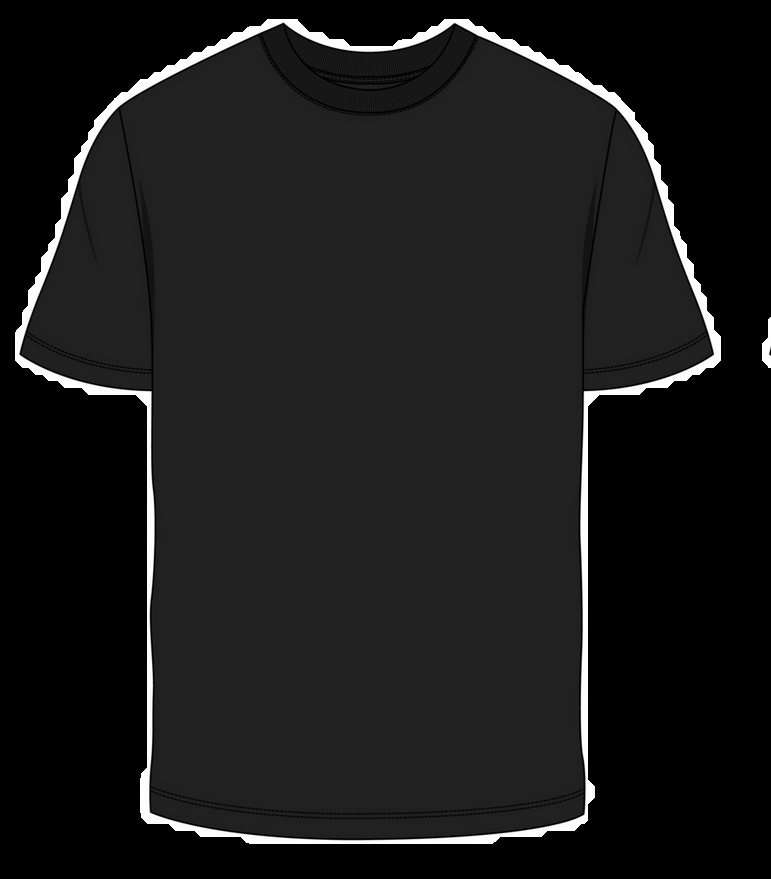
#> input picture assests/garments/front_seg.png, 771 x 879 px, found by its file name
$ python visualize_garment_control_points.py
#> lines starting #> are read from the running program, lines starting #| are printed output that depends on the picture; after the words box and inside, x2 and y2 are one past the last pixel; in counts of white or black regions, pixels touching at a corner belong together
### src/garment_mapping.py
"""
Garment Control Point Mapping System

Defines how garment template control points map to COCO pose keypoints.
This module handles the critical task of establishing correspondence between
pre-segmented garment images and detected human pose landmarks.

COCO 17-Point Keypoint Format (YOLOv8-pose):
    0: nose          1: left_eye       2: right_eye
    3: left_ear      4: right_ear
    5: left_shoulder 6: right_shoulder
    7: left_elbow    8: right_elbow
    9: left_wrist    10: right_wrist
    11: left_hip     12: right_hip
    13: left_knee    14: right_knee
    15: left_ankle   16: right_ankle
"""

import numpy as np
from typing import Dict, List, Tuple, Optional, Any
import cv2


# COCO keypoint indices for reference
COCO_KEYPOINTS = {
    'nose': 0, 'left_eye': 1, 'right_eye': 2,
    'left_ear': 3, 'right_ear': 4,
    'left_shoulder': 5, 'right_shoulder': 6,
    'left_elbow': 7, 'right_elbow': 8,
    'left_wrist': 9, 'right_wrist': 10,
    'left_hip': 11, 'right_hip': 12,
    'left_knee': 13, 'right_knee': 14,
    'left_ankle': 15, 'right_ankle': 16
}


class GarmentMapping:
    """
    Defines control point mappings for different garment types.

    Each garment type has a set of normalized control points (in garment space, 0-1)
    that map to specific COCO pose keypoints (in body space, pixel coordinates).
    """

    @staticmethod
    def get_shirt_front_mapping() -> Dict[str, Any]:
        """
        Control point mapping for front-view shirt/top garment.

        Strategy for shirt fitting:
        - Shoulders define top width
        - Collar area maps to neck (interpolated from shoulders)
        - Sides follow torso contour (shoulders -> hips)
        - Bottom hem maps to hip line
        - Sleeves extend to elbows (optionally wrists for long sleeves)

        Returns:
            Dictionary with 'control_points_normalized' and 'keypoint_mapping'
        """
        # Define control points on the garment template (normalized 0-1 coordinates)
        # These are strategic points on a flat garment image that will be warped
        # Format: (x_norm, y_norm) where 0,0 is top-left, 1,1 is bottom-right
        # NOTE: These coordinates are auto-detected from the actual garment image structure

        control_points_normalized = {
            # Collar/neck region (top ~9% of garment)
            'neck_center': (0.475, 0.086),
            'neck_left': (0.195, 0.086),
            'neck_right': (0.756, 0.086),

            # Shoulder line (at ~26% height - widest point in upper region)
            'shoulder_left': (0.071, 0.255),
            'shoulder_right': (0.873, 0.255),

            # Chest area (~35% height - for better fit)
            'chest_left': (0.034, 0.349),
            'chest_right': (0.916, 0.349),
            'chest_center': (0.475, 0.349),  # Added center for better chest fit

            # Mid-torso (~47% height - for smoother waist transition)
            'mid_torso_left': (0.120, 0.470),
            'mid_torso_right': (0.830, 0.470),

            # Waist/torso sides (~59% height)
            'waist_left': (0.191, 0.585),
            'waist_right': (0.761, 0.585),
            'waist_center': (0.475, 0.585),  # Added center for better waist fit

            # Lower torso (~72% height - for better hip transition)
            'lower_torso_left': (0.186, 0.720),
            'lower_torso_right': (0.761, 0.720),

            # Hip/bottom hem (~89% height)
            'hip_left': (0.182, 0.885),
            'hip_center': (0.471, 0.885),
            'hip_right': (0.761, 0.885),

            # Sleeve control points (for better arm fitting)
            'sleeve_left_mid': (0.071, 0.303),
            'sleeve_right_mid': (0.873, 0.303),
            'sleeve_left_end': (0.006, 0.416),
            'sleeve_right_end': (0.994, 0.416),

            # Underarm points for better sleeve-to-body transition
            'underarm_left': (0.150, 0.380),
            'underarm_right': (0.850, 0.380),
        }

        # Map each garment control point to COCO keypoint(s) or interpolation
        # Format: keypoint_index or ['interpolate', kp1, kp2, weight]
        keypoint_mapping = {
            # Neck maps to midpoint between shoulders with offset toward head
            'neck_center': ['interpolate', 'left_shoulder', 'right_shoulder', 0.5, 'nose', -0.3],
            'neck_left': ['interpolate', 'left_shoulder', 'nose', 0.8],
            'neck_right': ['interpolate', 'right_shoulder', 'nose', 0.8],

            # Shoulders map directly
            'shoulder_left': 'left_shoulder',
            'shoulder_right': 'right_shoulder',

            # Chest area interpolates between shoulders and hips
            'chest_left': ['interpolate', 'left_shoulder', 'left_hip', 0.3],
            'chest_right': ['interpolate', 'right_shoulder', 'right_hip', 0.3],
            'chest_center': ['interpolate', 'left_shoulder', 'right_shoulder', 0.5, 'left_hip', 0.3],

            # Mid-torso for smoother waist transition
            'mid_torso_left': ['interpolate', 'left_shoulder', 'left_hip', 0.47],
            'mid_torso_right': ['interpolate', 'right_shoulder', 'right_hip', 0.47],

            # Waist maps partway down torso
            'waist_left': ['interpolate', 'left_shoulder', 'left_hip', 0.65],
            'waist_right': ['interpolate', 'right_shoulder', 'right_hip', 0.65],
            'waist_center': ['interpolate', 'left_hip', 'right_hip', 0.5, 'left_shoulder', -0.35],

            # Lower torso for better hip transition
            'lower_torso_left': ['interpolate', 'left_shoulder', 'left_hip', 0.82],
            'lower_torso_right': ['interpolate', 'right_shoulder', 'right_hip', 0.82],

            # Hips map directly
            'hip_left': 'left_hip',
            'hip_center': ['interpolate', 'left_hip', 'right_hip', 0.5],
            'hip_right': 'right_hip',

            # Sleeves extend toward elbows (CRITICAL: using elbows, NOT wrists)
            'sleeve_left_mid': ['interpolate', 'left_shoulder', 'left_elbow', 0.5],
            'sleeve_right_mid': ['interpolate', 'right_shoulder', 'right_elbow', 0.5],
            'sleeve_left_end': 'left_elbow',
            'sleeve_right_end': 'right_elbow',

            # Underarm points for better sleeve-to-body transition
            'underarm_left': ['interpolate', 'left_shoulder', 'left_hip', 0.35],
            'underarm_right': ['interpolate', 'right_shoulder', 'right_hip', 0.35],
        }

        return {
            'control_points_normalized': control_points_normalized,
            'keypoint_mapping': keypoint_mapping,
            'description': 'Front-view shirt with short sleeves'
        }

    # [75 lines left out: function get_shirt_back_mapping, not called in this run]


def denormalize_points(
    normalized_pts: Dict[str, Tuple[float, float]],
    image_shape: Tuple[int, int]
) -> Dict[str, Tuple[int, int]]:
    """
    Convert normalized (0-1) garment coordinates to pixel coordinates.

    Args:
        normalized_pts: Dictionary of point_name -> (x_norm, y_norm)
        image_shape: (height, width) of garment image

    Returns:
        Dictionary of point_name -> (x_px, y_px)
    """
    h, w = image_shape
    denormalized = {}
    for name, (x_norm, y_norm) in normalized_pts.items():
        denormalized[name] = (int(x_norm * w), int(y_norm * h))
    return denormalized


# [170 lines left out: functions interpolate_keypoint, get_control_point_pairs, visualize_control_points, check_keypoint_stability, not called in this run]

### src/utils/visualize_garment_control_points.py
#!/usr/bin/env python3
"""
Simple tool to visualize the garment image and its control points
"""

import cv2
import numpy as np
import os
import sys

# Add src directory to path
script_dir = os.path.dirname(os.path.abspath(__file__))
sys.path.insert(0, script_dir)

from garment_mapping import GarmentMapping, denormalize_points

def main():
    # Load garment
    project_root = os.path.dirname(script_dir)
    garment_path = os.path.join(project_root, 'assests', 'garments', 'front_seg.png')
    garment_rgba = cv2.imread(garment_path, cv2.IMREAD_UNCHANGED)
#> garment_rgba is the input picture: shape (879, 771, 4); mean B, G, R, A 25.7, 25.7, 25.7, 153

    if garment_rgba is None:
        print(f"ERROR: Cannot load garment from {garment_path}")
        return

    print(f"Garment shape: {garment_rgba.shape}")
#| Garment shape: (879, 771, 4)
    print(f"Alpha channel: {garment_rgba.shape[2] == 4}")
#| Alpha channel: True

    # Get mapping
    mapping = GarmentMapping.get_shirt_front_mapping()
    control_pts_norm = mapping['control_points_normalized']

    # Denormalize to pixels
    garment_h, garment_w = garment_rgba.shape[:2]
    control_pts_px = denormalize_points(control_pts_norm, (garment_h, garment_w))

    print(f"\nControl points ({len(control_pts_px)}):")
#| Control points (24):
    for i, (name, (x, y)) in enumerate(control_pts_px.items()):
        print(f"  {i:2d}. {name:20s} -> ({x:4d}, {y:4d})")

    # Create visualization
    vis = garment_rgba.copy()

    # Convert RGBA to BGR for display
    if vis.shape[2] == 4:
        # Create white background
        bg = np.ones((garment_h, garment_w, 3), dtype=np.uint8) * 255
        alpha = vis[:, :, 3:4] / 255.0
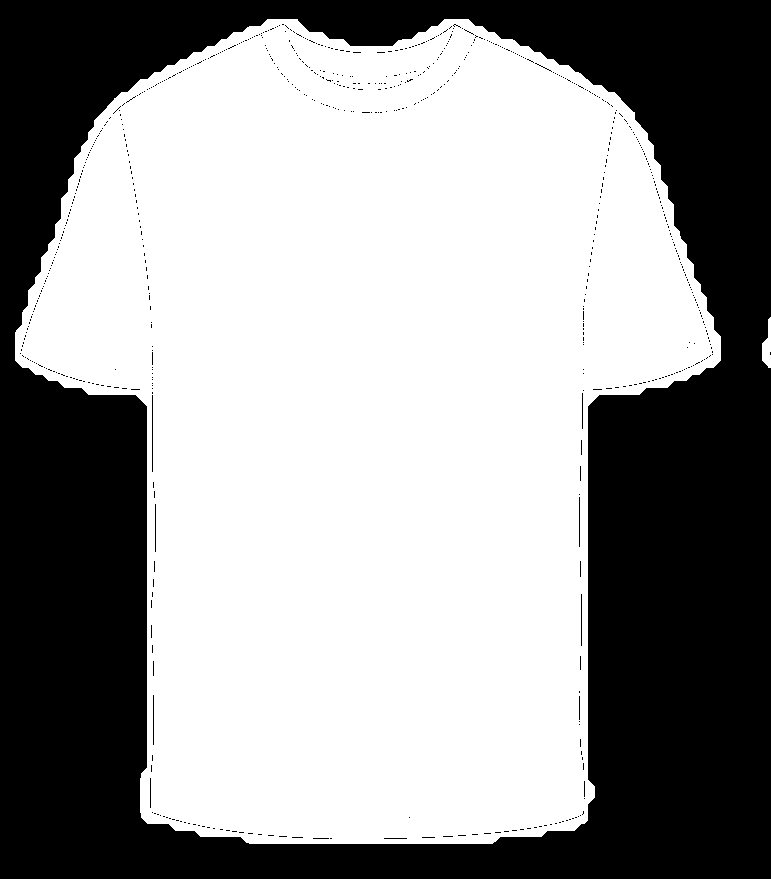
#> alpha: shape (879, 771, 1) float64; values 0 (black) and 1 (white), 60% white; 699 black regions (689 under 20 px), largest, box (x1, y1, x2, y2) and area: (0, 0, 771, 879) 269201, (152, 395, 153, 472) 77, (581, 594, 582, 646) 52
        for c in range(3):
            bg[:, :, c] = (1 - alpha[:, :, 0]) * bg[:, :, c] + alpha[:, :, 0] * vis[:, :, c]
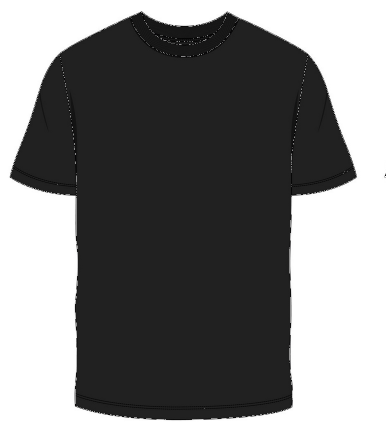
#> bg: shape (879, 771, 3) (shown at 1/2 size); mean B, G, R 127.7, 127.7, 127.7
        vis = bg

    # Draw control points
    colors = [
        (255, 0, 0),    # Blue - neck
        (0, 255, 0),    # Green - shoulders
        (0, 0, 255),    # Red - body
        (255, 255, 0),  # Cyan - hips
        (255, 0, 255),  # Magenta - sleeves
    ]

    for i, (name, (x, y)) in enumerate(control_pts_px.items()):
        # Color by region
        if 'neck' in name:
            color = colors[0]
        elif 'shoulder' in name:
            color = colors[1]
        elif 'chest' in name or 'waist' in name:
            color = colors[2]
        elif 'hip' in name:
            color = colors[3]
        else:  # sleeves
            color = colors[4]

        # Draw point
        cv2.circle(vis, (int(x), int(y)), 12, color, -1)
        cv2.circle(vis, (int(x), int(y)), 14, (255, 255, 255), 2)

        # Draw label
        cv2.putText(vis, str(i), (int(x) - 8, int(y) + 5),
                   cv2.FONT_HERSHEY_SIMPLEX, 0.6, (255, 255, 255), 2)
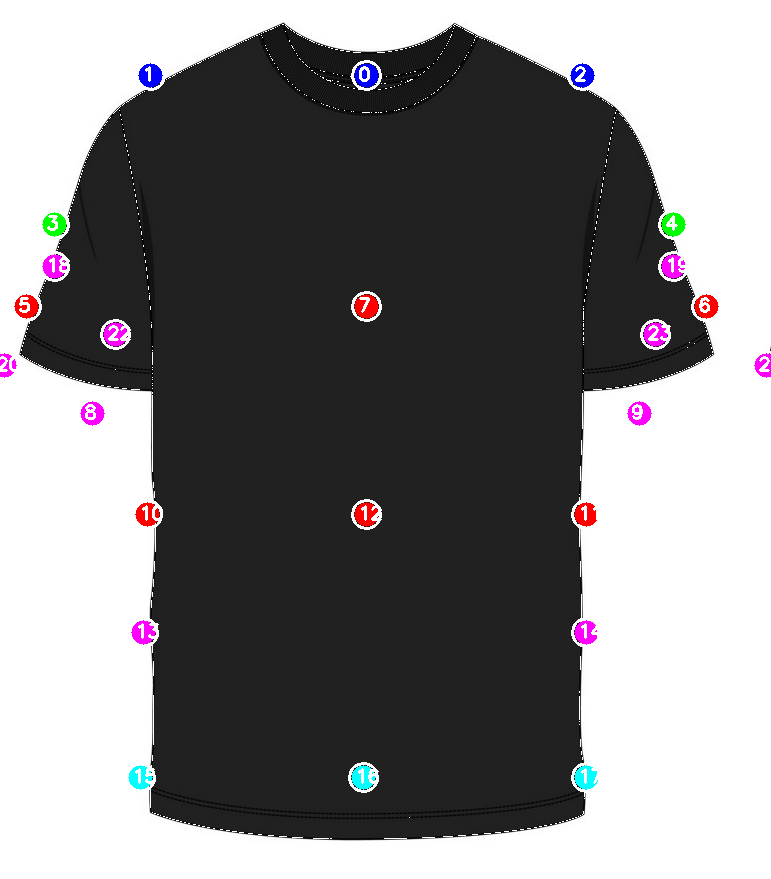
#> vis: shape (879, 771, 3); 1.87% of pixels changed, all inside (x1, y1, x2, y2) = (0, 60, 771, 793)

    # Add legend
    y_offset = 30
    cv2.putText(vis, "Control Points on Garment Template", (10, y_offset),
               cv2.FONT_HERSHEY_SIMPLEX, 1.0, (0, 0, 0), 3)
    cv2.putText(vis, "Control Points on Garment Template", (10, y_offset),
               cv2.FONT_HERSHEY_SIMPLEX, 1.0, (255, 255, 255), 2)
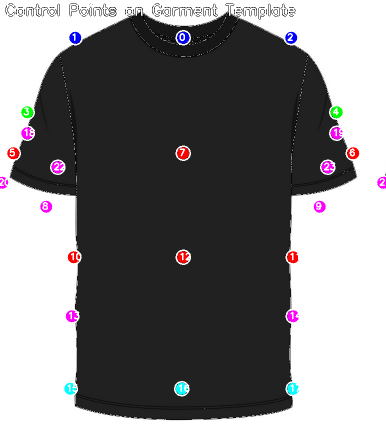
#> vis: shape (879, 771, 3) (shown at 1/2 size); mean B, G, R 128.1, 126.8, 128.1

    y_offset += 40
    legend_items = [
        ("Neck", colors[0]),
        ("Shoulders", colors[1]),
        ("Body", colors[2]),
        ("Hips", colors[3]),
        ("Sleeves", colors[4])
    ]

    for text, color in legend_items:
        cv2.circle(vis, (20, y_offset), 8, color, -1)
        cv2.putText(vis, text, (35, y_offset + 5),
                   cv2.FONT_HERSHEY_SIMPLEX, 0.6, (0, 0, 0), 2)
        y_offset += 30
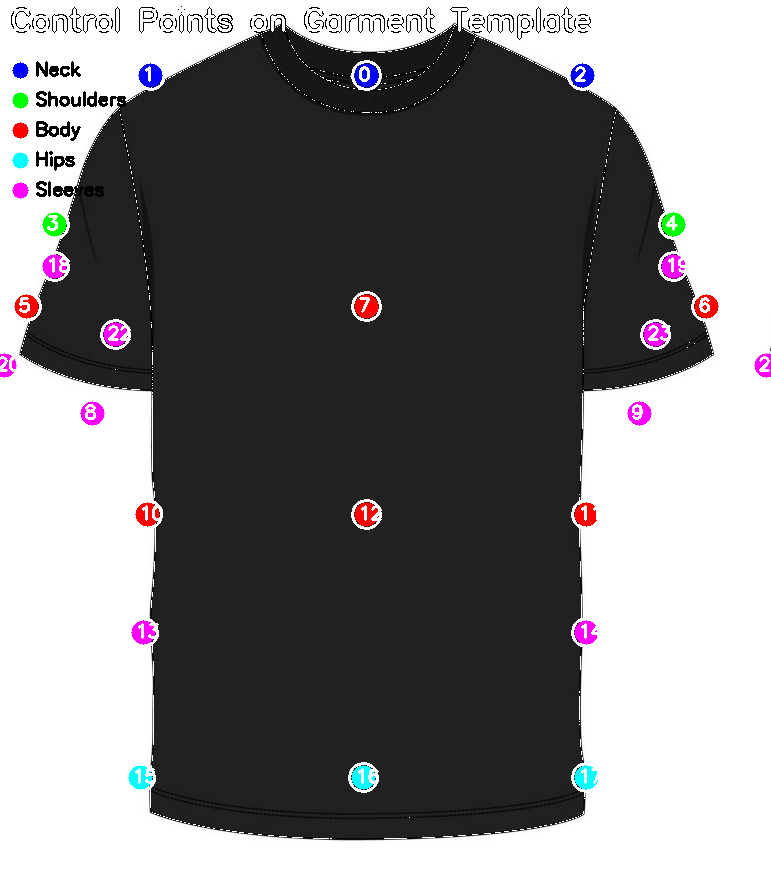
#> vis: shape (879, 771, 3); 0.49% of pixels changed, all inside (x1, y1, x2, y2) = (12, 61, 126, 199)
#> after the loop, y_offset = 220

    # Show
    cv2.imshow('Garment Template with Control Points', vis)
    print("\nPress any key to close...")
    cv2.waitKey(0)
    cv2.destroyAllWindows()

    # Save
    output_path = os.path.join(project_root, 'garment_control_points_visualization.png')
    cv2.imwrite(output_path, vis)
    print(f"Saved to: {output_path}")


if __name__ == '__main__':
    main()

$ run again, with assests/garments/back.png copied over assests/garments/front_seg.png
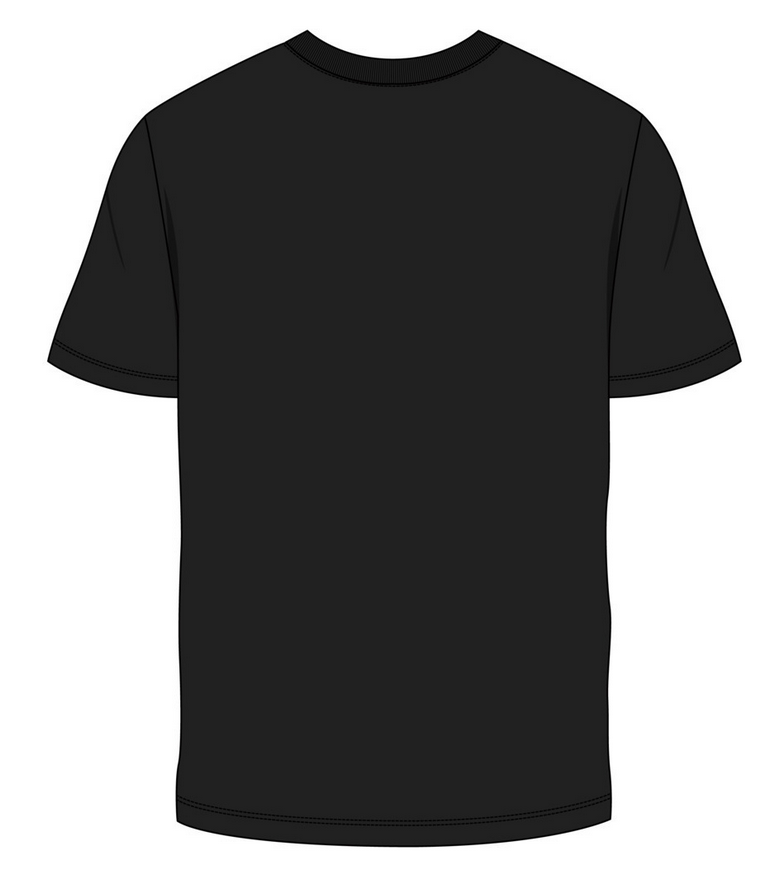
#> input picture assests/garments/back.png, 771 x 879 px, found by its file name
#> in main, garment_rgba is the input picture: shape (879, 771, 4); mean B, G, R, A 127.1, 127.1, 127.1, 255
#| Garment shape: (879, 771, 4)
#| Alpha channel: True
#| Control points (24):
#> alpha: shape (879, 771, 1) float64; every value is 1
#> after the loop in main, `for i, (name, (x, y)) in enumerate(control_pts_px.items()):`:
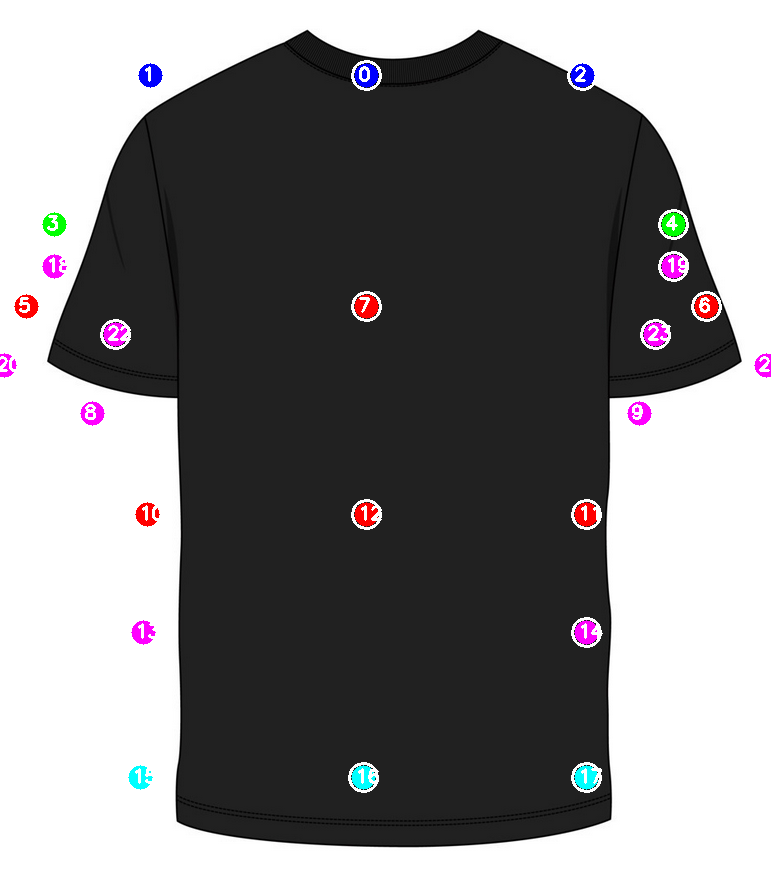
#> vis: shape (879, 771, 3); mean B, G, R 128.9, 127.6, 128.9
#> after the loop in main, `for text, color in legend_items:`:
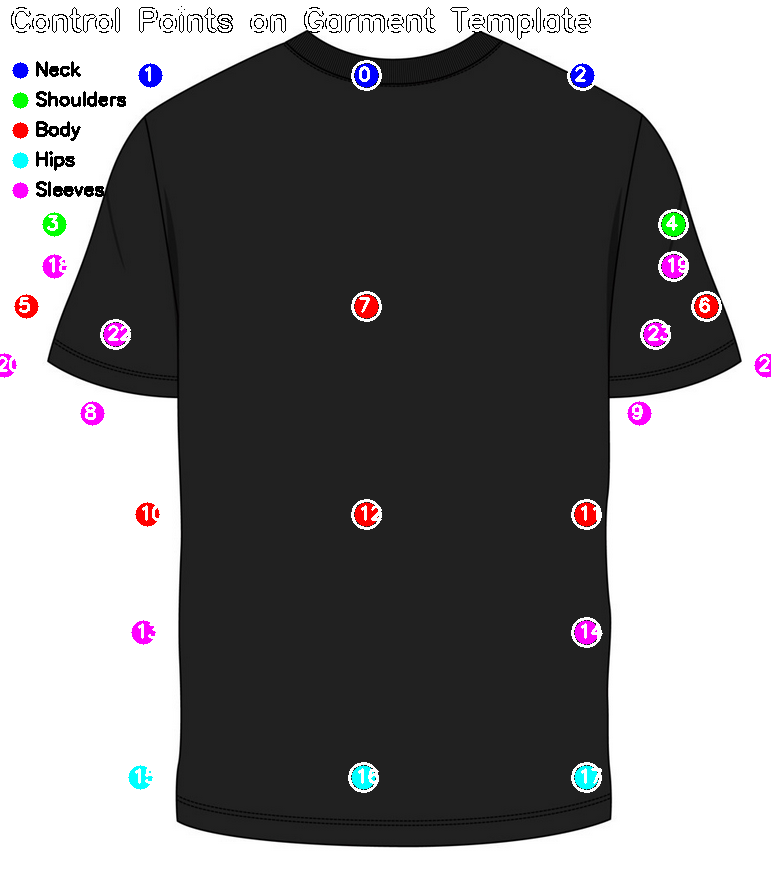
#> vis: shape (879, 771, 3); mean B, G, R 127, 125.6, 126.9
#> after the loop in main, `for text, color in legend_items:`: y_offset = 220
